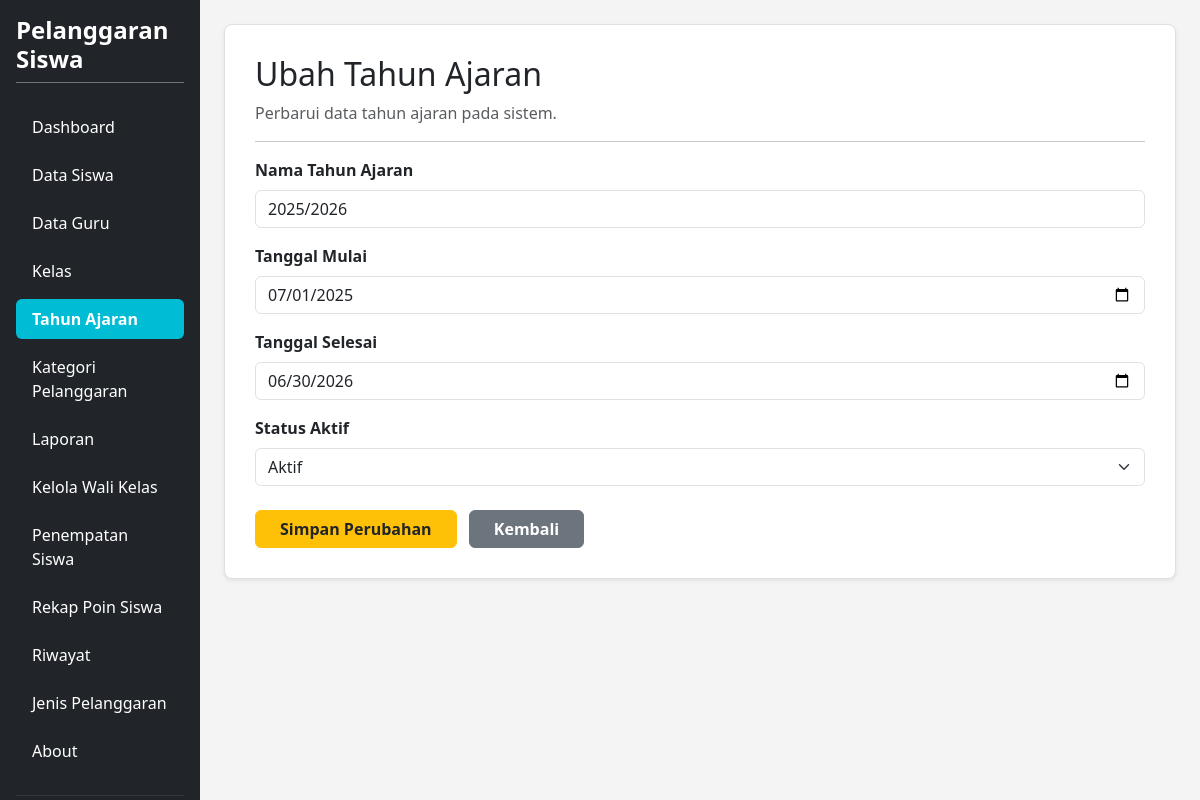
Page /edit_tahun_ajaran.php?id=55 (signed in) on the committed database.
### tables this page shows
CREATE TABLE `t_tahun_ajaran` (
  `id` int(11) NOT NULL,
  `nama` varchar(20) NOT NULL,
  `tanggal_mulai` date NOT NULL,
  `tanggal_selesai` date NOT NULL,
  `status_aktif` tinyint(1) NOT NULL,
  `created_at` timestamp NULL DEFAULT current_timestamp(),
  `updated_at` timestamp NULL DEFAULT current_timestamp()
);

### edit_tahun_ajaran.php (the view, shortened to what this page needs)
<?php
require_once 'config.php';
$title = 'Ubah Tahun Ajaran';
$db_pdo = $pdo ?? ($conn instanceof PDO ? $conn : null);
$id = $_GET['id'] ?? null;
$stmt = $db_pdo->prepare("SELECT * FROM t_tahun_ajaran WHERE id = ?");
$stmt->execute([$id]);
$tahun = $stmt->fetch(PDO::FETCH_ASSOC);
?>
<!DOCTYPE html>
<html lang="id">
<head>
    <link href="https://cdn.jsdelivr.net/npm/bootstrap@5.3.8/dist/css/bootstrap.min.css" rel="stylesheet">
</head>
<body>
<div class="container-fluid d-flex p-0" style="min-height: 100vh;">
    <div class="row flex-grow-1 g-0 w-100">
        <?php include "layout/sidebar.php"; ?>
        <main class="col-md-9 col-lg-10 p-4">
            <div class="content-card shadow-sm">
                <div class="mb-3">
                    <h2><?= htmlspecialchars($title) ?></h2>
                    <p class="text-muted mb-0">Perbarui data tahun ajaran pada sistem.</p>
                </div>
                <hr>
                <form action="" method="POST">
                    <div class="mb-3">
                        <label for="nama" class="form-label fw-bold">Nama Tahun Ajaran</label>
                        <input type="text" class="form-control" id="nama" name="nama" value="<?= htmlspecialchars($tahun['nama']) ?>" required>
                    </div>
                    <div class="mb-3">
                        <label for="tanggal_mulai" class="form-label fw-bold">Tanggal Mulai</label>
                        <input type="date" class="form-control" id="tanggal_mulai" name="tanggal_mulai" value="<?= htmlspecialchars($tahun['tanggal_mulai']) ?>" required>
                    </div>
                    <div class="mb-3">
                        <label for="tanggal_selesai" class="form-label fw-bold">Tanggal Selesai</label>
                        <input type="date" class="form-control" id="tanggal_selesai" name="tanggal_selesai" value="<?= htmlspecialchars($tahun['tanggal_selesai']) ?>" required>
                    </div>
                    <div class="mb-3">
                        <label for="status_aktif" class="form-label fw-bold">Status Aktif</label>
                        <select class="form-select" id="status_aktif" name="status_aktif" required>
                            <option value="1" <?= ($tahun['status_aktif'] == 1) ? 'selected' : '' ?>>Aktif</option>
                        </select>
                    </div>
                    <div class="mt-4">
                        <button type="submit" name="update" class="btn btn-warning fw-semibold px-4 text-dark">Simpan Perubahan</button>
                        <a href="kelola_tahun_ajaran.php" class="btn btn-secondary fw-semibold px-4 ms-2">Kembali</a>
                    </div>
                </form>
            </div>
        </main>
    </div>
</div>
</body>
</html>

### edit_tahun_ajaran.php (style rules this page uses)
body { background-color: #f4f4f4; overflow-x: hidden; margin: 0; }
.content-card { background-color: #ffffff; border: 1px solid #e0e0e0; border-radius: 8px; padding: 30px; box-shadow: 0 2px 5px rgba(0,0,0,0.05); }

### rows in the picture
t_tahun_ajaran: nama "2025/2026", tanggal_mulai "07/01/2025", tanggal_selesai "06/30/2026", status_aktif "Aktif"

### other values in the picture
$title "Ubah Tahun Ajaran"
